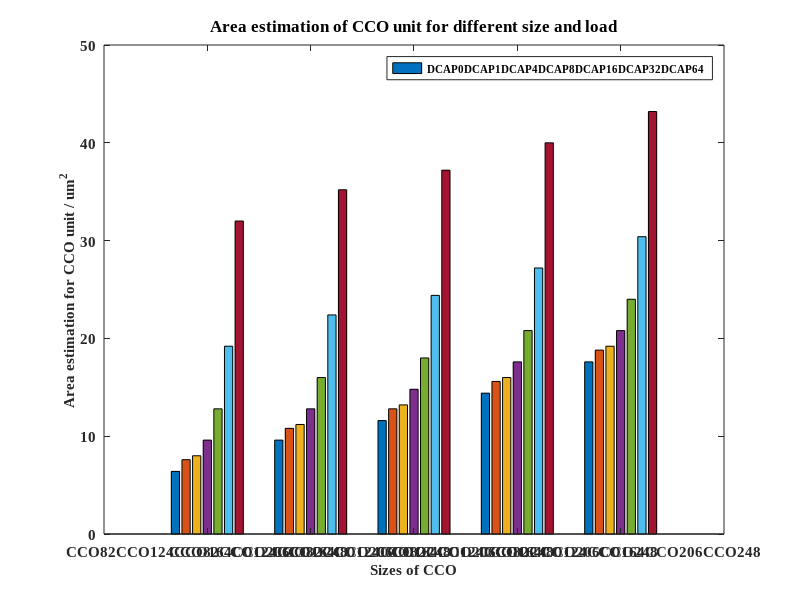

MATLAB code for this plot: (Note: this script raises an error after producing the figure.)
%01/12/2021
%plot area*kcco

%%% Area consideration of CCO
%12/23/2021

% input
%CCO_size = 1;
%CCO_load = 6;
N = 1;%15;%63;
S = 1;%2;%4;

%height of standard cell
H = 1;%1.8;

%scale factor
factor = 0.7;

%%%%%%%%%%%%%%%%%%%%%%%%
CCO_size_lib = ["CCO82", "CCO124", "CCO164", "CCO206", "CCO248"];
%sum of 2 inv
CCO_size_lib_size = [3.2, 4.8, 5.8, 7.2, 8.8];

CCO_load_lib = ["DCAP0", "DCAP1", "DCAP4", "DCAP8", "DCAP16", "DCAP32", "DCAP64"];
%size of 1 DCAP
CCO_load_lib_size = [0, 0.6, 0.8, 1.6, 3.2, 6.4, 12.8];
%%%%%%%%%%%%%%%%%%%%%%%%

size_CCO_size_lib_size = size(CCO_size_lib_size);
size_CCO_load_lib_size = size(CCO_load_lib_size);

area_CCO = zeros(size_CCO_size_lib_size(2), size_CCO_load_lib_size(2));
%CCO
for CCO_size = 1:size_CCO_size_lib_size(2)
    for CCO_load = 1:size_CCO_load_lib_size(2)
        area_CCO(CCO_size, CCO_load) = (CCO_size_lib_size(CCO_size) + CCO_load_lib_size(CCO_load))*2 * N * S * H;
        area_CCO_act(CCO_size, CCO_load) = area_CCO(CCO_size, CCO_load)/factor;
    end
end

figure(1);
bar(area_CCO);
title('Area estimation of CCO unit for different size and load')
set(gca,'xticklabel',CCO_size_lib,'Fontname', 'Times New Roman','FontWeight','bold','FontSize',11);
xlabel({'Sizes of CCO'},'Fontname', 'Times New Roman','FontWeight','bold','FontSize',11)
ylabel({'Area estimation for CCO unit / um^2'},'Fontname', 'Times New Roman','FontWeight','bold','FontSize',11)
legend(CCO_load_lib);
set(legend,'Fontname', 'Times New Roman','FontWeight','bold','FontSize',8)

%%%% plot kcco with different Ictrl
step = 1;

x = 10:5:200;
size_x = size(x);
N = 15;
%CCO_size_lib = ["CCO82", "CCO124", "CCO164", "CCO206", "CCO248"];

%CCO_load_lib = ["DCAP0", "DCAP1", "DCAP4", "DCAP8", "DCAP16", "DCAP32", "DCAP64"];

size_CCO_size = size(CCO_size_lib);
size_CCO_load = size(CCO_load_lib);
freq = zeros(size_x(2), size_CCO_size(2), size_CCO_load(2));

for j = 1:size_x(2)
    for i=1:size_CCO_size(2)
        for k = 1:step:size_CCO_load(2)
        %disp(CCO_size(i));
        [freq(j, i, k), kcco(j, i, k),diff_kcco(j, i, k), Res(j,i, k), Rcco(j,i, k), Vctrl(j,i, k)]=f_spline_CCO_DCAP_M_all_size_v1(x(j),N,i,k);
        end
    end
end

%c = colormap(jet(size_CCO_size(2)));
%c = colormap(hsv(size_CCO_size(2)));
c = colormap(lines(size_CCO_size(2)));
%linestyle = ['--o', '--+', '--*', '--d', '--h', '--s', '--p'];
%linestyle = ['--o', '--+', '*', 'd', 'h', 's', 'p'];
linestyle = {'--o', '--+', '--*', '--d', '--h', '--s', '--p'};

figure(2);
for i=1:size_CCO_size(2)
    for j = 1:step:size_CCO_load(2)
        %plot(x, freq(:,i)/1e6,'g-','LineWidth',2);
        p(i,j) = plot(x, freq(:,i,j)/1e6 * area_CCO_act(i,j),char(linestyle(j)),'MarkerSize',10, 'color',c(i,:),'LineWidth',2);
        hold on;
    end
end
title('fc*area vs. Ictrl')
xlabel({'Ictrl/uA'},'Fontname', 'Times New Roman','FontSize',16)
ylabel({'um^2*MHz'},'Fontname', 'Times New Roman','FontSize',16)
set(gca,'Fontname', 'Times New Roman','FontSize',10);
legend([p(1,1),p(2,1),p(3,1),p(4,1),p(5,1)],CCO_size_lib);


figure(3);
for i=1:size_CCO_size(2)
    for j = 1:step:size_CCO_load(2)
        p(i,j) =plot(x, kcco(:,i,j)/1e6 * area_CCO_act(i,j),char(linestyle(j)), 'MarkerSize',10, 'color',c(i,:),'LineWidth',2);
        hold on;
    end
end
title('kcco*area vs. Ictrl ')
xlabel({'Ictrl/uA'},'Fontname', 'Times New Roman','FontSize',16)
ylabel({'um^2*MHz/uA'},'Fontname', 'Times New Roman','FontSize',16)
set(gca,'Fontname', 'Times New Roman','FontSize',10);
legend([p(1,1),p(2,1),p(3,1),p(4,1),p(5,1)],CCO_size_lib);
